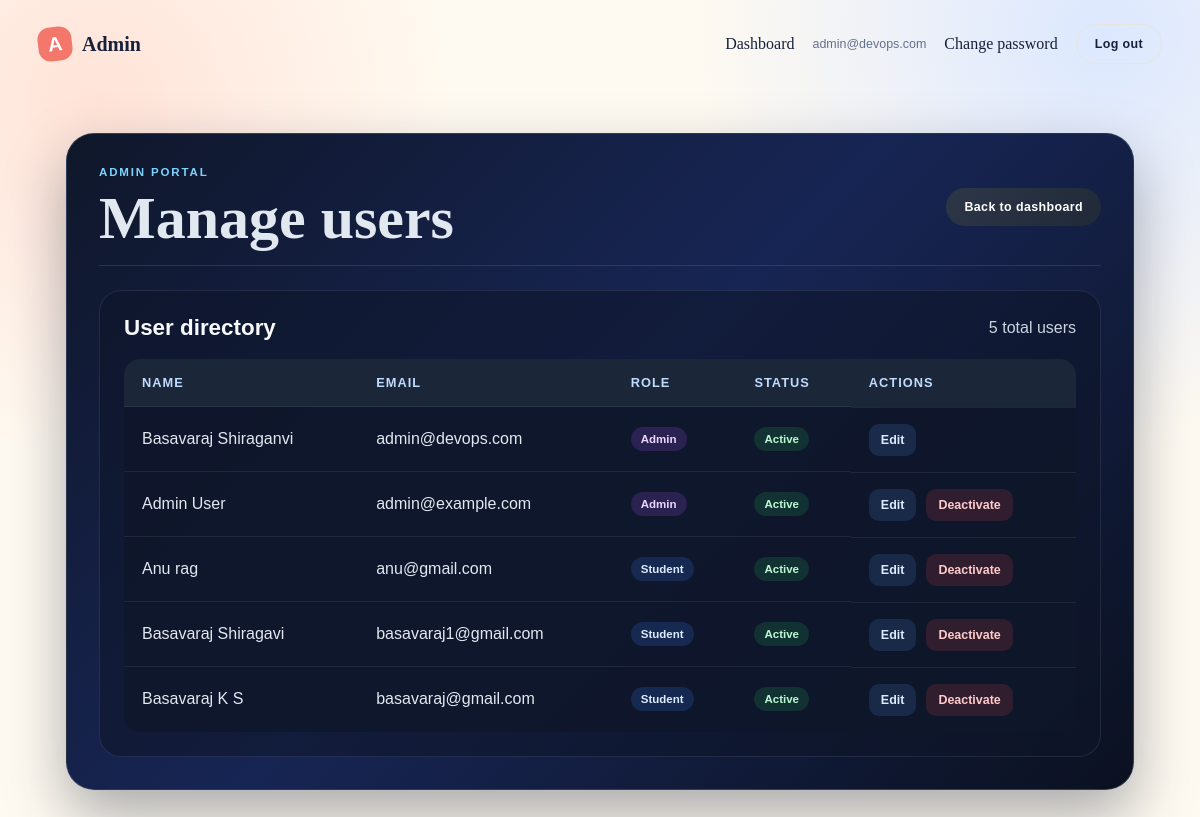
/manage/users/ (signed in), run on an earlier commit of the app's database.
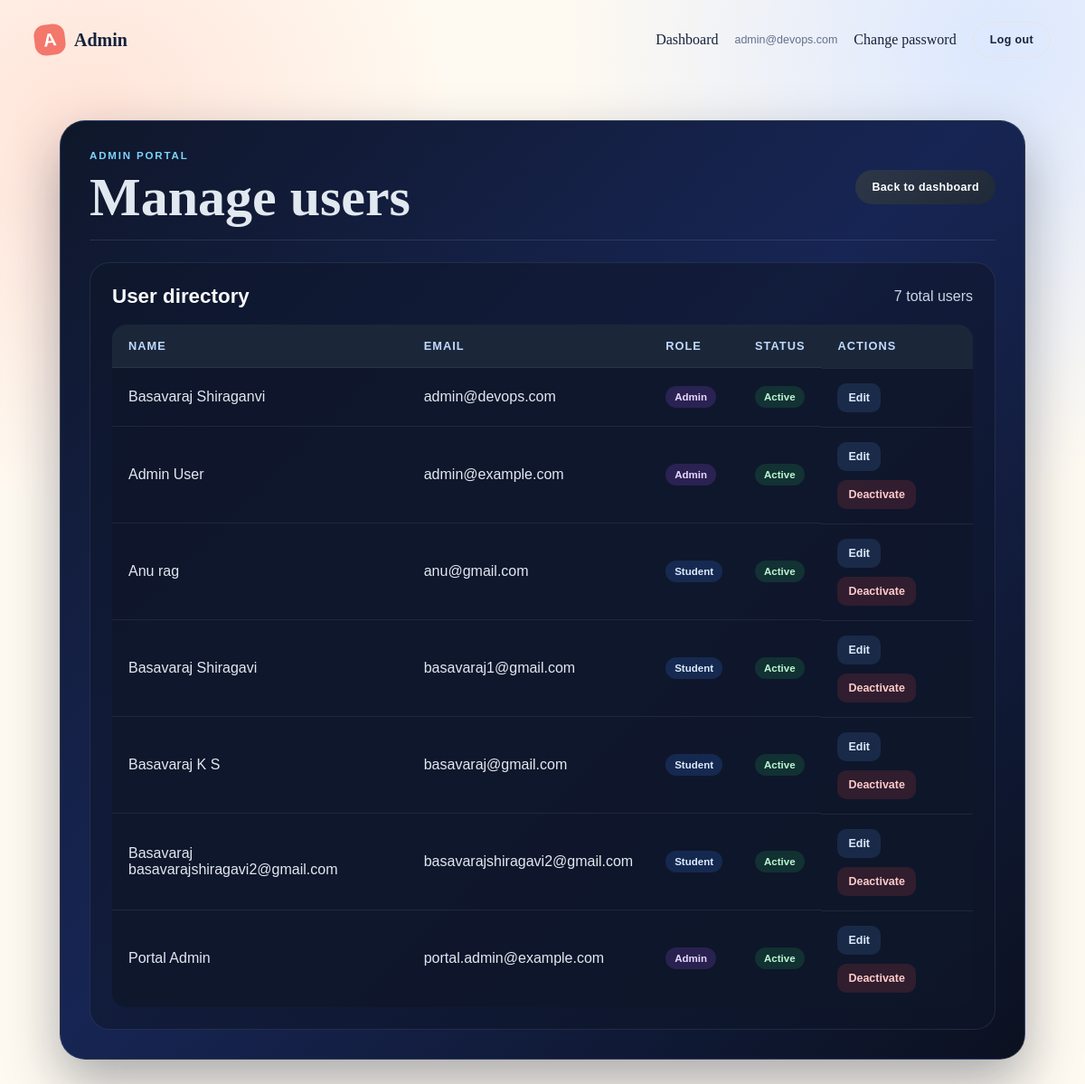
And on a later commit of the database.
### accounts/models.py (models this page shows, shortened)
class User(AbstractBaseUser, PermissionsMixin):
	class Role(models.TextChoices):
		STUDENT = 'student', 'Student'
		COMPANY = 'company', 'Company'
		OFFICER = 'officer', 'Placement Officer'
		ADMIN = 'admin', 'Admin'
	email = models.EmailField(unique=True)
	first_name = models.CharField(max_length=150)
	last_name = models.CharField(max_length=150, blank=True)
	role = models.CharField(max_length=20, choices=Role.choices, default=Role.STUDENT)
	is_active = models.BooleanField(default=True)
	is_staff = models.BooleanField(default=False)
	date_joined = models.DateTimeField(auto_now_add=True)
	objects = UserManager()
	USERNAME_FIELD = 'email'
	REQUIRED_FIELDS = []

### accounts/views.py (the view)
# urls.py: path('manage/users/', views.admin_users_view, name='admin_users'),
@permission_required('users.view')
def admin_users_view(request):
	users = User.objects.order_by('email')
	return render(request, 'accounts/admin_users.html', {'users': users})

### accounts/permissions.py (called while the page is built)
def user_has_permission(user, permission):
	if not user.is_authenticated or not user.is_active:
		return False
	return permission in ROLE_PERMISSIONS.get(user.role, ())

def permission_required(permission):
	def decorator(view_func):
		@wraps(view_func)
		def wrapped(request, *args, **kwargs):
			if not request.user.is_authenticated:
				return redirect_to_login(request.get_full_path())
			if not user_has_permission(request.user, permission):
				return HttpResponseForbidden('You do not have permission to access this page.')
			return view_func(request, *args, **kwargs)
		return wrapped
	return decorator

### templates/accounts/admin_users.html (shortened to what this page needs)
{% extends 'base.html' %}
{% block content %}
<section class="admin-portal-page">
    <div class="admin-portal-header">
        <div>
            <p class="eyebrow">ADMIN PORTAL</p>
            <h1>Manage users</h1>
        </div>
        <a class="button button-primary" href="{% url 'dashboard' %}">Back to dashboard</a>
    </div>
    <div class="admin-panel">
        <div class="admin-panel-header">
            <h2>User directory</h2>
            <span>{{ users|length }} total users</span>
        </div>
        <div class="table-wrap">
            <table class="admin-table">
                <thead>
                    <tr>
                        <th>Name</th>
                        <th>Email</th>
                        <th>Role</th>
                        <th>Status</th>
                        <th>Actions</th>
                    </tr>
                </thead>
                <tbody>
                    {% for managed_user in users %}
                    <tr>
                        <td>{{ managed_user.first_name }} {{ managed_user.last_name }}</td>
                        <td>{{ managed_user.email }}</td>
                        <td>
                            <span class="role-badge role-{{ managed_user.role }}">{{ managed_user.get_role_display }}</span>
                        </td>
                        <td>
                            <span class="status-badge {% if managed_user.is_active %}active{% else %}inactive{% endif %}">
                                {% if managed_user.is_active %}Active{% else %}Inactive{% endif %}
                            </span>
                        </td>
                        <td class="actions-cell">
                            <a class="action-link" href="{% url 'edit_user' managed_user.id %}">Edit</a>
                            {% if managed_user != user %}
                            <form method="post" action="{% url 'toggle_user_active' managed_user.id %}" class="inline-form">
                                <button class="action-btn {% if managed_user.is_active %}danger{% else %}success{% endif %}" type="submit">
                                    {% if managed_user.is_active %}Deactivate{% else %}Activate{% endif %}
                                </button>
                            </form>
                            {% endif %}
                        </td>
                    </tr>
                    {% empty %}
                    <tr>
                        <td colspan="5" class="empty-table">No users found.</td>
                    </tr>
                    {% endfor %}
                </tbody>
            </table>
        </div>
    </div>
</section>
{% endblock %}

### templates/base.html (shortened to what this page needs)
<!doctype html>
<html lang="en">
<head>
    {% load static %}
    <link rel="stylesheet" href="{% static 'css/style.css' %}">
</head>
<body>
    <nav class="navbar">
        <a class="brand" href="{% url 'dashboard' %}"><span class="brand-mark">A</span> Admin</a>
        <div class="nav-links">
            {% if user.is_authenticated %}<a href="{% url 'dashboard' %}">Dashboard</a>{% endif %}
        {% if user.is_authenticated %}
            <span class="user-chip">{{ user.email }}</span>
            <a href="{% url 'password_change' %}">Change password</a>
            <form method="post" action="{% url 'logout' %}" class="inline-form">{% csrf_token %}<button class="button button-ghost" type="submit">Log out</button></form>
        {% else %}
            <a class="button button-ghost" href="{% url 'login' %}">Log in</a>
            <a class="button button-primary" href="{% url 'register' %}">Register</a>
        {% endif %}
        </div>
    </nav>
    <main class="page-shell">{% block content %}{% endblock %}</main>
</body>
</html>

### static/css/style.css (style rules this page uses)
:root { --ink: #17213b; --muted: #65708b; --cream: #fffaf1; --paper: #ffffff; --coral: #f4776b; --blue: #5b8def; --yellow: #f7c84b; --mint: #75cdb0; --line: #e8e5df; }
* { box-sizing: border-box; }
body { margin: 0; color: var(--ink); background: radial-gradient(circle at 8% 12%, #ffe3d8 0, transparent 26%), radial-gradient(circle at 92% 4%, #dce8ff 0, transparent 30%), var(--cream); font-family: Georgia, 'Times New Roman', serif; min-height: 100vh; }
a { color: inherit; text-decoration: none; }
.navbar { align-items: center; display: flex; justify-content: space-between; margin: 0 auto; max-width: 1180px; padding: 24px 28px; }
.brand { align-items: center; display: flex; font-size: 1.25rem; font-weight: 700; gap: 10px; }
.brand-mark { align-items: center; background: var(--coral); border-radius: 12px; color: white; display: inline-flex; font-family: Arial, sans-serif; height: 34px; justify-content: center; transform: rotate(-7deg); width: 34px; }
.nav-links { align-items: center; display: flex; gap: 18px; }
.user-chip { color: var(--muted); font-family: Arial, sans-serif; font-size: .78rem; }
.page-shell { margin: 0 auto; max-width: 1124px; padding: 45px 28px 80px; }
.button { border: 0; border-radius: 999px; cursor: pointer; display: inline-block; font-family: Arial, sans-serif; font-size: .78rem; font-weight: 700; letter-spacing: .03em; padding: 12px 18px; }
.button-primary { background: linear-gradient(135deg, #2d3748 0%, #1f2937 100%); color: white; }
.button-ghost { background: transparent; border: 1px solid var(--line); color: var(--ink); }
.inline-form { display: inline; }
.eyebrow { color: var(--coral); font-family: Arial, sans-serif; font-size: .72rem; font-weight: 800; letter-spacing: .16em; margin: 0 0 12px; }
h1 { font-size: clamp(2.4rem, 6vw, 5.5rem); line-height: .95; margin: 0; max-width: 680px; }
h2 { margin: 0 0 10px; }
.admin-portal-page { background: linear-gradient(135deg, #0f172a 0%, #172554 48%, #0b1120 100%); border: 1px solid rgba(148, 163, 184, 0.22); border-radius: 28px; box-shadow: 0 26px 60px rgba(15, 23, 42, 0.35); overflow: hidden; padding: 32px; }
.admin-portal-header { align-items: center; display: flex; justify-content: space-between; gap: 16px; margin-bottom: 24px; padding-bottom: 18px; border-bottom: 1px solid rgba(148, 163, 184, 0.18); }
.admin-portal-header h1 { color: #e2e8f0; font-size: clamp(2.3rem, 5vw, 4rem); margin: 0; }
.admin-portal-header .eyebrow { color: #7dd3fc; margin-bottom: 12px; }
.admin-panel { background: rgba(15, 23, 42, 0.56); border: 1px solid rgba(148, 163, 184, 0.15); border-radius: 22px; padding: 24px; }
.admin-panel-header { align-items: center; display: flex; justify-content: space-between; gap: 16px; margin-bottom: 18px; color: #cbd5e1; font-family: Arial, sans-serif; }
.admin-panel-header h2 { margin: 0; color: #f8fafc; font-size: 1.4rem; }
.table-wrap { overflow-x: auto; }
.admin-table { width: 100%; border-collapse: collapse; background: rgba(15, 23, 42, 0.78); border-radius: 16px; overflow: hidden; color: #e2e8f0; }
.admin-table thead th { background: rgba(30, 41, 59, 0.9); color: #bfdbfe; text-align: left; padding: 16px 18px; font-family: Arial, sans-serif; font-size: 0.8rem; letter-spacing: 0.08em; text-transform: uppercase; }
.admin-table tbody td { border-top: 1px solid rgba(148, 163, 184, 0.12); padding: 16px 18px; font-family: Arial, sans-serif; color: #e2e8f0; }
.role-badge, .status-badge { display: inline-flex; align-items: center; justify-content: center; border-radius: 999px; font-size: 0.72rem; font-weight: 700; padding: 6px 10px; font-family: Arial, sans-serif; }
.role-admin { background: rgba(168, 85, 247, 0.18); color: #e9d5ff; }
.role-student { background: rgba(59, 130, 246, 0.18); color: #dbeafe; }
.status-badge.active { background: rgba(34, 197, 94, 0.15); color: #bbf7d0; }
.actions-cell { display: flex; align-items: center; gap: 10px; flex-wrap: wrap; }
.action-link, .action-btn { border: none; border-radius: 10px; cursor: pointer; font-family: Arial, sans-serif; font-size: 0.78rem; font-weight: 700; padding: 9px 12px; transition: transform 0.2s ease, opacity 0.2s ease; }
.action-link { background: rgba(96, 165, 250, 0.14); color: #dbeafe; }
.action-btn.danger { background: rgba(239, 68, 68, 0.15); color: #fecaca; }

What changed in the data, as far as the page shows it:
added User: first_name "Basavaraj", last_name "basavarajshiragavi2@gmail.com", email "basavarajshiragavi2@gmail.com", role "Student", is_active "Active"
added User: first_name "Portal", last_name "Admin", email "portal.admin@example.com", role "Admin", is_active "Active"
Also different on the page:
{{ users|length }}: "5" → "7"
